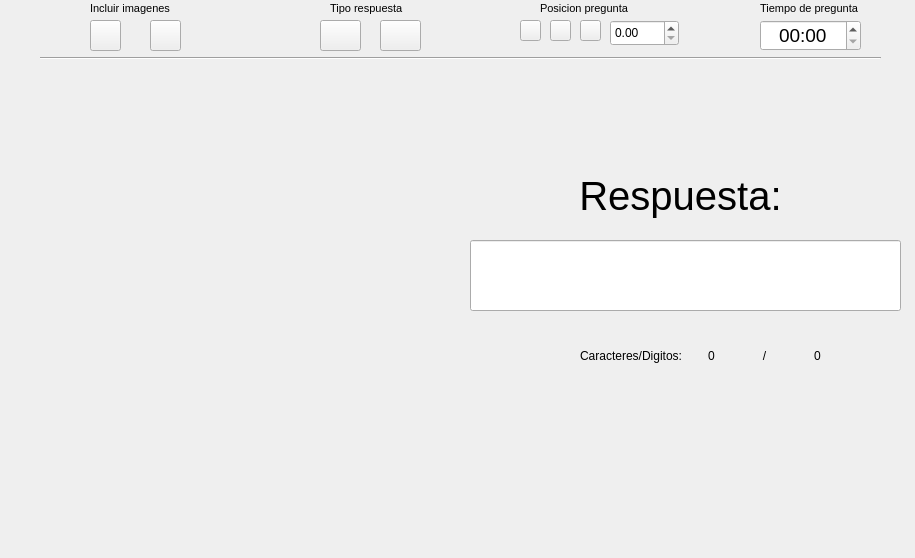
<?xml version="1.0" encoding="UTF-8"?>
<ui version="4.0">
 <class>Form</class>
 <widget class="QWidget" name="Form">
  <property name="geometry">
   <rect>
    <x>0</x>
    <y>0</y>
    <width>915</width>
    <height>558</height>
   </rect>
  </property>
  <property name="windowTitle">
   <string>Form</string>
  </property>
  <widget class="QStackedWidget" name="listWidget_panelVersion">
   <property name="geometry">
    <rect>
     <x>10</x>
     <y>60</y>
     <width>451</width>
     <height>491</height>
    </rect>
   </property>
   <property name="toolTipDuration">
    <number>0</number>
   </property>
   <property name="styleSheet">
    <string notr="true"/>
   </property>
   <property name="frameShape">
    <enum>QFrame::NoFrame</enum>
   </property>
   <property name="frameShadow">
    <enum>QFrame::Plain</enum>
   </property>
   <property name="currentIndex">
    <number>-1</number>
   </property>
  </widget>
  <widget class="QLabel" name="label_11">
   <property name="geometry">
    <rect>
     <x>760</x>
     <y>0</y>
     <width>101</width>
     <height>16</height>
    </rect>
   </property>
   <property name="font">
    <font>
     <pointsize>8</pointsize>
    </font>
   </property>
   <property name="text">
    <string>Tiempo de pregunta</string>
   </property>
  </widget>
  <widget class="QTimeEdit" name="timeEdit">
   <property name="geometry">
    <rect>
     <x>760</x>
     <y>20</y>
     <width>101</width>
     <height>31</height>
    </rect>
   </property>
   <property name="font">
    <font>
     <pointsize>14</pointsize>
    </font>
   </property>
   <property name="alignment">
    <set>Qt::AlignCenter</set>
   </property>
   <property name="currentSection">
    <enum>QDateTimeEdit::MinuteSection</enum>
   </property>
   <property name="displayFormat">
    <string>mm:ss</string>
   </property>
   <property name="currentSectionIndex">
    <number>0</number>
   </property>
  </widget>
  <widget class="Line" name="line">
   <property name="geometry">
    <rect>
     <x>40</x>
     <y>50</y>
     <width>841</width>
     <height>16</height>
    </rect>
   </property>
   <property name="orientation">
    <enum>Qt::Horizontal</enum>
   </property>
  </widget>
  <widget class="QPushButton" name="btn_respString">
   <property name="geometry">
    <rect>
     <x>320</x>
     <y>20</y>
     <width>41</width>
     <height>31</height>
    </rect>
   </property>
   <property name="styleSheet">
    <string notr="true">border-image: url(:/CreadorPreguntas/IMAGENES/icon_respPalabra.png);</string>
   </property>
   <property name="text">
    <string/>
   </property>
  </widget>
  <widget class="QPushButton" name="btn_respNumero">
   <property name="geometry">
    <rect>
     <x>380</x>
     <y>20</y>
     <width>41</width>
     <height>31</height>
    </rect>
   </property>
   <property name="styleSheet">
    <string notr="true">border-image: url(:/CreadorPreguntas/IMAGENES/icon_respNumber.png);
</string>
   </property>
   <property name="text">
    <string/>
   </property>
  </widget>
  <widget class="QLabel" name="label_12">
   <property name="geometry">
    <rect>
     <x>330</x>
     <y>0</y>
     <width>81</width>
     <height>16</height>
    </rect>
   </property>
   <property name="font">
    <font>
     <pointsize>8</pointsize>
    </font>
   </property>
   <property name="text">
    <string>Tipo respuesta</string>
   </property>
  </widget>
  <widget class="QLineEdit" name="lineEdit_respuesta">
   <property name="geometry">
    <rect>
     <x>470</x>
     <y>240</y>
     <width>431</width>
     <height>71</height>
    </rect>
   </property>
   <property name="font">
    <font>
     <pointsize>13</pointsize>
    </font>
   </property>
   <property name="alignment">
    <set>Qt::AlignCenter</set>
   </property>
  </widget>
  <widget class="QLabel" name="label">
   <property name="geometry">
    <rect>
     <x>560</x>
     <y>160</y>
     <width>241</width>
     <height>71</height>
    </rect>
   </property>
   <property name="font">
    <font>
     <pointsize>30</pointsize>
    </font>
   </property>
   <property name="text">
    <string>Respuesta:</string>
   </property>
   <property name="alignment">
    <set>Qt::AlignCenter</set>
   </property>
  </widget>
  <widget class="QWidget" name="horizontalLayoutWidget">
   <property name="geometry">
    <rect>
     <x>580</x>
     <y>320</y>
     <width>261</width>
     <height>71</height>
    </rect>
   </property>
   <layout class="QHBoxLayout" name="horizontalLayout">
    <item>
     <widget class="QLabel" name="label_2">
      <property name="text">
       <string>Caracteres/Digitos:</string>
      </property>
      <property name="alignment">
       <set>Qt::AlignRight|Qt::AlignTrailing|Qt::AlignVCenter</set>
      </property>
     </widget>
    </item>
    <item>
     <widget class="QLabel" name="bel_noChars">
      <property name="text">
       <string>0</string>
      </property>
      <property name="alignment">
       <set>Qt::AlignCenter</set>
      </property>
     </widget>
    </item>
    <item>
     <widget class="QLabel" name="label_3">
      <property name="text">
       <string>/</string>
      </property>
      <property name="alignment">
       <set>Qt::AlignCenter</set>
      </property>
     </widget>
    </item>
    <item>
     <widget class="QLabel" name="bel_maxChars">
      <property name="text">
       <string>0</string>
      </property>
      <property name="alignment">
       <set>Qt::AlignCenter</set>
      </property>
     </widget>
    </item>
   </layout>
  </widget>
  <widget class="QDoubleSpinBox" name="dSpin_pregTam">
   <property name="geometry">
    <rect>
     <x>610</x>
     <y>20</y>
     <width>69</width>
     <height>26</height>
    </rect>
   </property>
  </widget>
  <widget class="QPushButton" name="btn_pregCen">
   <property name="geometry">
    <rect>
     <x>550</x>
     <y>20</y>
     <width>21</width>
     <height>21</height>
    </rect>
   </property>
   <property name="styleSheet">
    <string notr="true">border-image: url(:/CreadorPreguntas/IMAGENES/alinear_centrar.png);</string>
   </property>
   <property name="text">
    <string/>
   </property>
   <property name="id" stdset="0">
    <number>0</number>
   </property>
  </widget>
  <widget class="QLabel" name="label_8">
   <property name="geometry">
    <rect>
     <x>540</x>
     <y>0</y>
     <width>91</width>
     <height>16</height>
    </rect>
   </property>
   <property name="font">
    <font>
     <pointsize>8</pointsize>
    </font>
   </property>
   <property name="text">
    <string>Posicion pregunta</string>
   </property>
  </widget>
  <widget class="QPushButton" name="btn_pregIzq">
   <property name="geometry">
    <rect>
     <x>520</x>
     <y>20</y>
     <width>21</width>
     <height>21</height>
    </rect>
   </property>
   <property name="styleSheet">
    <string notr="true">border-image: url(:/CreadorPreguntas/IMAGENES/alinear_izquierda.png);</string>
   </property>
   <property name="text">
    <string/>
   </property>
   <property name="id" stdset="0">
    <number>1</number>
   </property>
  </widget>
  <widget class="QPushButton" name="btn_pregDer">
   <property name="geometry">
    <rect>
     <x>580</x>
     <y>20</y>
     <width>21</width>
     <height>21</height>
    </rect>
   </property>
   <property name="styleSheet">
    <string notr="true">border-image: url(:/CreadorPreguntas/IMAGENES/alinear_derecho.png);</string>
   </property>
   <property name="text">
    <string/>
   </property>
   <property name="id" stdset="0">
    <number>2</number>
   </property>
  </widget>
  <widget class="QLabel" name="label_5">
   <property name="geometry">
    <rect>
     <x>90</x>
     <y>0</y>
     <width>81</width>
     <height>16</height>
    </rect>
   </property>
   <property name="font">
    <font>
     <pointsize>8</pointsize>
    </font>
   </property>
   <property name="text">
    <string>Incluir imagenes</string>
   </property>
  </widget>
  <widget class="QPushButton" name="btn_pregImag0">
   <property name="geometry">
    <rect>
     <x>90</x>
     <y>20</y>
     <width>31</width>
     <height>31</height>
    </rect>
   </property>
   <property name="styleSheet">
    <string notr="true">border-image: url(:/CreadorPreguntas/IMAGENES/icon_preg0.png);</string>
   </property>
   <property name="text">
    <string/>
   </property>
  </widget>
  <widget class="QPushButton" name="btn_pregImag50">
   <property name="geometry">
    <rect>
     <x>150</x>
     <y>20</y>
     <width>31</width>
     <height>31</height>
    </rect>
   </property>
   <property name="styleSheet">
    <string notr="true">border-image: url(:/CreadorPreguntas/IMAGENES/icon_preg50.png);</string>
   </property>
   <property name="text">
    <string/>
   </property>
  </widget>
 </widget>
 <resources>
  <include location="../../IMAG.qrc"/>
 </resources>
 <connections/>
</ui>
